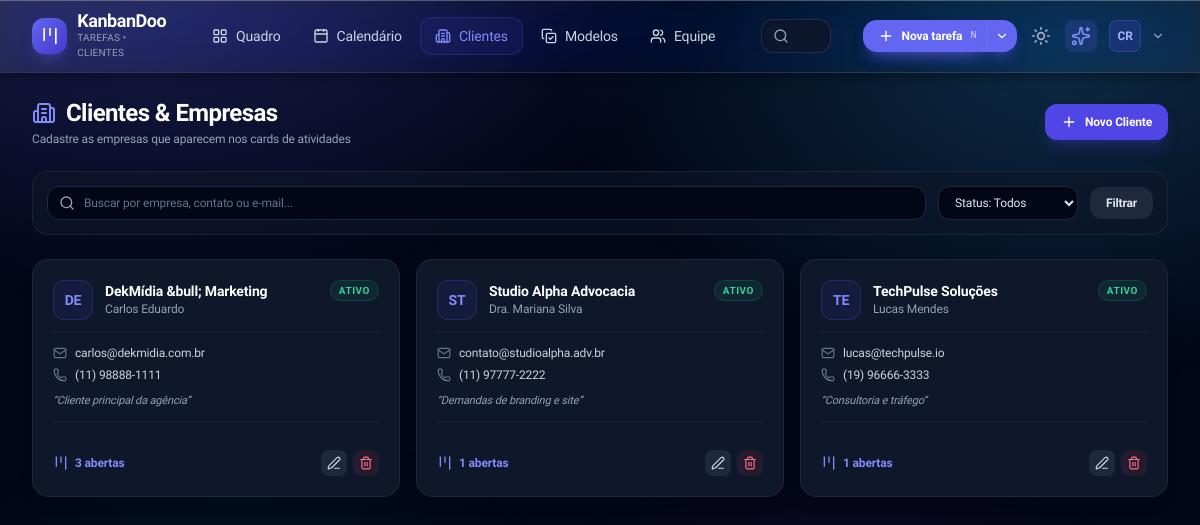
/clientes (signed in), run on an earlier commit of the app's database.
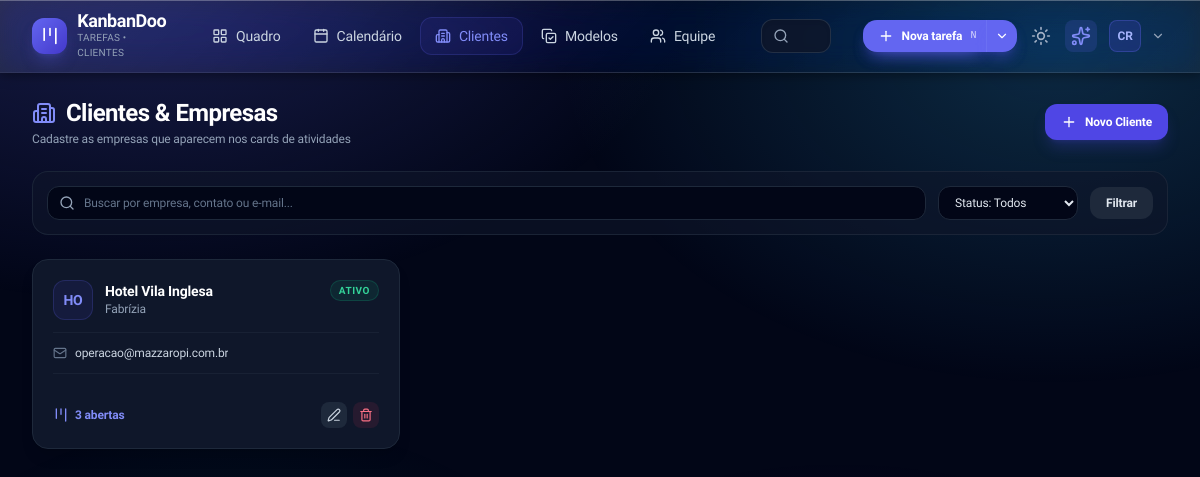
And on a later commit of the database.
### tables this page shows
CREATE TABLE users (
    id INTEGER PRIMARY KEY AUTOINCREMENT,
    username TEXT NOT NULL UNIQUE,
    password_hash TEXT NOT NULL,
    full_name TEXT NOT NULL,
    email TEXT NOT NULL UNIQUE,
    role TEXT NOT NULL DEFAULT 'member',
    avatar_path TEXT DEFAULT NULL,
    theme_preference TEXT NOT NULL DEFAULT 'dark',
    created_at DATETIME DEFAULT CURRENT_TIMESTAMP,
    updated_at DATETIME DEFAULT CURRENT_TIMESTAMP
, work_start_time VARCHAR(10) DEFAULT '09:00', work_end_time VARCHAR(10) DEFAULT '17:00', work_days VARCHAR(50) DEFAULT '1,2,3,4,5', board_view_mode VARCHAR(20) DEFAULT 'status', visible_columns_json TEXT DEFAULT NULL, google_calendar_url TEXT DEFAULT NULL, outlook_calendar_url TEXT DEFAULT NULL);

CREATE TABLE clients (
    id INTEGER PRIMARY KEY AUTOINCREMENT,
    company_name TEXT NOT NULL,
    contact_name TEXT DEFAULT NULL,
    email TEXT DEFAULT NULL,
    phone TEXT DEFAULT NULL,
    status TEXT NOT NULL DEFAULT 'active',
    notes TEXT DEFAULT NULL,
    created_at DATETIME DEFAULT CURRENT_TIMESTAMP,
    updated_at DATETIME DEFAULT CURRENT_TIMESTAMP
, links_json TEXT DEFAULT "[]", summary TEXT DEFAULT NULL);

### app/bootstrap.php (called while the page is built, shortened)
<?php
require_once KD_ROOT . '/includes/auth.php';
function url(string $path = '/'): string
{
    $path = '/' . ltrim($path, '/');
    return BASE_PATH . ($path === '/' ? '/' : rtrim($path, '/'));
}
function view_header(string $title): void
{
    require KD_ROOT . '/includes/header.php';
    require KD_ROOT . '/includes/navbar.php';
}
function view_footer(): void
{
    require KD_ROOT . '/includes/footer.php';
}

### app/Router.php (called while the page is built, shortened)
<?php
final class Router
{
    private array $routes = [];
    public function add(string $path, string $file, array $options = []): void
    {
        $this->routes[$this->normalize($path)] = [
            'file' => $file,
            'auth' => $options['auth'] ?? true,
            'admin' => $options['admin'] ?? false,
            'methods' => $options['methods'] ?? ['GET', 'POST'],
        ];
    }
    private function normalize(string $path): string
    {
        $path = '/' . trim($path, '/');
        return $path === '//' ? '/' : $path;
    }
    public function match(string $path): array
    {
        $path = $this->normalize($path);
        if (isset($this->routes[$path])) {
            return [$this->routes[$path], []];
        }
        return [null, []];
    }
    public function dispatch(string $path): void
    {
        [$route, $params] = $this->match($path);
        require KD_ROOT . '/app/' . ltrim($route['file'], '/');
    }
}

### index.php (called while the page is built, shortened)
<?php
require_once __DIR__ . '/app/bootstrap.php';
require_once __DIR__ . '/app/Router.php';
$router = new Router();
$path = current_path();
if (!is_logged_in() && !in_array($path, ['/entrar', '/login.php'], true) && !str_starts_with($path, '/api/')) {
    redirect(url('/entrar'));
}
$router->dispatch($path);

### includes/auth.php (called while the page is built, shortened)
<?php
require_once __DIR__ . '/functions.php';
function current_user(): ?array
{
    static $user = null;
    if ($user !== null) {
        return $user;
    }
    $pdo = get_pdo();
    $stmt = $pdo->prepare('SELECT id, username, full_name, email, role, avatar_path, theme_preference FROM users WHERE id = :id');
    $stmt->execute([':id' => $_SESSION['user_id']]);
    $user = $stmt->fetch();
    return $user;
}
function is_logged_in(): bool
{
    return current_user() !== null;
}
function current_theme(): string
{
    $user = current_user();
    if ($user && !empty($user['theme_preference'])) {
        return $user['theme_preference'];
    }
    return 'dark';
}

### includes/functions.php (called while the page is built, shortened)
<?php
function e(?string $string): string
{
    return htmlspecialchars((string)$string, ENT_QUOTES, 'UTF-8');
}

### includes/navbar.php (shortened to what the rows shown need)
<?php
require_once __DIR__ . '/auth.php';
$currentUser = current_user();
?>
<header class="kd-header kd-glass sticky top-0 z-40 px-8 py-3">
    <div class="w-full flex items-center justify-between gap-4">
        <div class="flex items-center gap-2">
            <div class="relative kd-menu-wrap" id="userMenuDropdown">
                <button type="button" id="userMenuTrigger" onclick="KD.toggleUserMenu(event)"
                        class="flex items-center gap-2.5 p-1 rounded-xl hover:bg-slate-800/80 transition"
                        aria-haspopup="menu" aria-expanded="false" aria-controls="userMenuPopup">
                    <span class="w-8 h-8 rounded-lg bg-indigo-600/20 border border-indigo-500/30 text-indigo-300 font-bold text-xs flex items-center justify-center">
                        <?= e(mb_strtoupper(mb_substr($currentUser['full_name'] ?? 'U', 0, 2, 'UTF-8'))) ?>
                    </span>
                    <i data-lucide="chevron-down" class="w-3.5 h-3.5 text-slate-400"></i>
                </button>
            </div>
        </div>
    </div>
</header>

### app/pages/clientes.php (shortened to what the rows shown need)
<?php
require_once dirname(__DIR__) . '/bootstrap.php';
$pdo = get_pdo();
$user = current_user();
$sql = "
    SELECT c.*,
           (SELECT COUNT(*) FROM tasks WHERE client_id = c.id AND status = 'open') AS open_tasks_count,
           (SELECT COUNT(*) FROM tasks WHERE client_id = c.id AND status = 'completed') AS completed_tasks_count
    FROM clients c
    WHERE 1=1
";
$params = [];
$sql .= " ORDER BY c.company_name ASC";
$stmt = $pdo->prepare($sql);
$stmt->execute($params);
$clients = $stmt->fetchAll();
view_header('Clientes & Empresas');
?>
<main class="flex-1 w-full px-4 lg:px-8 py-6">
    <div class="flex flex-col sm:flex-row sm:items-center justify-between gap-4 mb-6">
        <div>
            <h1 class="text-2xl font-extrabold text-white tracking-tight flex items-center gap-2.5">
                <i data-lucide="building-2" class="w-6 h-6 text-indigo-400"></i>
                <span>Clientes & Empresas</span>
            </h1>
        </div>
    </div>
    <?php if (empty($clients)): ?>
        <div class="bg-slate-900/40 border border-slate-800 rounded-2xl p-12 text-center">
            <div class="w-12 h-12 rounded-2xl bg-slate-800 text-slate-400 flex items-center justify-center mx-auto mb-3">
                <i data-lucide="building-2" class="w-6 h-6"></i>
            </div>
            <h3 class="text-sm font-bold text-white mb-1">Nenhum cliente encontrado</h3>
            <p class="text-xs text-slate-400 mb-4">Comece cadastrando sua primeira empresa parceira.</p>
            <button onclick="openClientModal()" class="px-4 py-2 bg-indigo-600 hover:bg-indigo-500 text-white text-xs font-semibold rounded-xl transition">
                + Cadastrar Cliente
            </button>
        </div>
    <?php else: ?>
        <div class="grid grid-cols-1 md:grid-cols-2 lg:grid-cols-3 gap-4">
            <?php foreach ($clients as $client): ?>
                <div class="bg-slate-900 border border-slate-800 hover:border-slate-700 rounded-2xl p-5 shadow-lg flex flex-col justify-between transition group">
                    <div>
                        <div class="flex items-start justify-between gap-2 mb-3">
                            <div class="flex items-center gap-3">
                                <div class="w-10 h-10 rounded-xl bg-indigo-600/10 border border-indigo-500/20 text-indigo-400 font-bold text-sm flex items-center justify-center">
                                    <?= mb_strtoupper(mb_substr($client['company_name'], 0, 2, 'UTF-8')) ?>
                                </div>
                                <div>
                                    <h3 class="font-bold text-sm text-white leading-tight group-hover:text-indigo-300 transition">
                                        <?= e($client['company_name']) ?>
                                    </h3>
                                    <?php if (!empty($client['contact_name'])): ?>
                                        <p class="text-xs text-slate-400"><?= e($client['contact_name']) ?></p>
                                    <?php endif; ?>
                                </div>
                            </div>
                            <span class="inline-flex items-center px-2 py-0.5 rounded-full text-[10px] font-bold uppercase tracking-wider <?= $client['status'] === 'active' ? 'bg-emerald-500/10 text-emerald-400 border border-emerald-500/20' : 'bg-slate-800 text-slate-500' ?>">
                                <?= $client['status'] === 'active' ? 'Ativo' : 'Inativo' ?>
                            </span>
                        </div>
                        <div class="space-y-1.5 py-3 border-y border-slate-800/60 text-xs text-slate-300">
                            <?php if (!empty($client['email'])): ?>
                                <div class="flex items-center gap-2 truncate">
                                    <i data-lucide="mail" class="w-3.5 h-3.5 text-slate-500 flex-shrink-0"></i>
                                    <a href="mailto:<?= e($client['email']) ?>" class="hover:text-indigo-400 truncate"><?= e($client['email']) ?></a>
                                </div>
                            <?php endif; ?>
                            <?php if (!empty($client['phone'])): ?>
                                <div class="flex items-center gap-2">
                                    <i data-lucide="phone" class="w-3.5 h-3.5 text-slate-500 flex-shrink-0"></i>
                                    <span><?= e($client['phone']) ?></span>
                                </div>
                            <?php endif; ?>
                            <?php if (!empty($client['notes'])): ?>
                                <p class="text-[11px] text-slate-400 line-clamp-2 pt-1 italic">
                                    &ldquo;<?= e($client['notes']) ?>&rdquo;
                                </p>
                            <?php endif; ?>
                        </div>
                    </div>
                    <div class="flex items-center justify-between pt-4 mt-3 text-xs">
                        <a href="<?= url('/tarefas') ?>?client=<?= (int)$client['id'] ?>" class="inline-flex items-center gap-1.5 font-semibold text-indigo-400 hover:text-indigo-300 transition" title="Ver demandas no Kanban">
                            <i data-lucide="kanban" class="w-4 h-4"></i>
                            <span><?= (int)$client['open_tasks_count'] ?> abertas</span>
                        </a>
                        <div class="flex items-center gap-1.5">
                            <button onclick="editClient(<?= htmlspecialchars(json_encode($client), ENT_QUOTES, 'UTF-8') ?>)" class="p-1.5 bg-slate-800 hover:bg-slate-700 text-slate-300 hover:text-white rounded-lg transition" title="Editar">
                                <i data-lucide="edit-3" class="w-3.5 h-3.5"></i>
                            </button>
                            <form method="POST" onsubmit="return confirm('Tem certeza que deseja excluir esta empresa?');" class="inline">
                                <button type="submit" class="p-1.5 bg-rose-500/10 hover:bg-rose-500/20 text-rose-400 rounded-lg transition" title="Excluir">
                                    <i data-lucide="trash-2" class="w-3.5 h-3.5"></i>
                                </button>
                            </form>
                        </div>
                    </div>
                </div>
            <?php endforeach; ?>
        </div>
    <?php endif; ?>
</main>

What changed in the data, as far as the page shows it:
removed clients: company_name "DE", company_name "DekMídia &bull; Marketing", contact_name "Carlos Eduardo", status "ATIVO", email "carlos@dekmidia.com.br", phone "(11) 98888-1111", notes "Cliente principal da agência", open_tasks_count "3"
removed clients: company_name "ST", company_name "Studio Alpha Advocacia", contact_name "Dra. Mariana Silva", status "ATIVO", email "contato@studioalpha.adv.br", phone "(11) 97777-2222", notes "Demandas de branding e site", open_tasks_count "1"
removed clients: company_name "TE", company_name "TechPulse Soluções", contact_name "Lucas Mendes", status "ATIVO", email "lucas@techpulse.io", phone "(19) 96666-3333", notes "Consultoria e tráfego", open_tasks_count "1"
added clients: company_name "HO", company_name "Hotel Vila Inglesa", contact_name "Fabrízia", status "ATIVO", email "operacao@mazzaropi.com.br", open_tasks_count "3"
